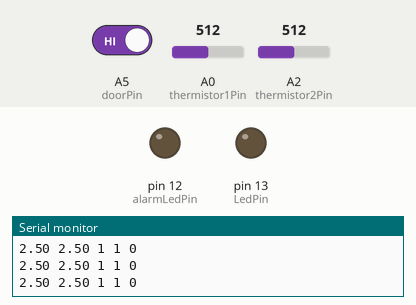
Recording of a sketch running on a simulated Arduino Uno, built with avr-gcc and run on an emulated ATmega328P. On the bench: output pins drawn as LEDs (lit = HIGH), the last lines printed to the serial monitor. The inputs (shaded band) are chosen by the test bench; at power-on: A0 (thermistor1Pin) = 512, A2 (thermistor2Pin) = 512, A5 (doorPin) HIGH.

Above: at 1.2 s.
1.3 s: A0 (thermistor1Pin) set to 524
4.3 s: A0 (thermistor1Pin) set to 548
At 5.5 s:
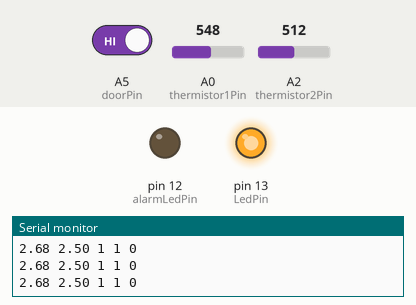
5.8 s: A2 (thermistor2Pin) set to 662
8.8 s: A2 (thermistor2Pin) set to 680
At 9.3 s:
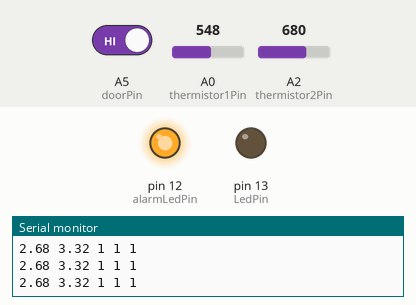
10.3 s: A2 (thermistor2Pin) set to 511
At 11.5 s:
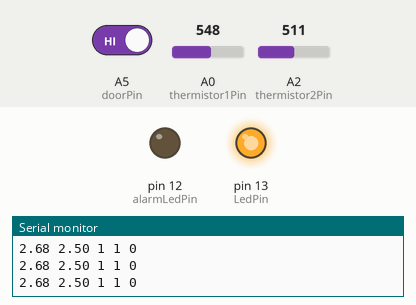
11.8 s: A2 (thermistor2Pin) set to 464
13.3 s: A2 (thermistor2Pin) set to 442
At 14.2 s:
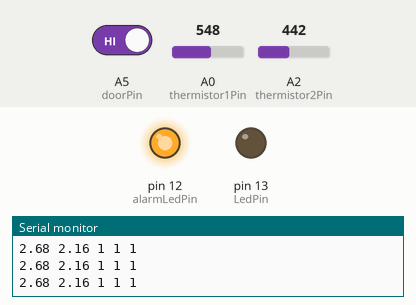
Timing chart, 0 to 15.8 s (numbered marks = the images above; inputs shaded):
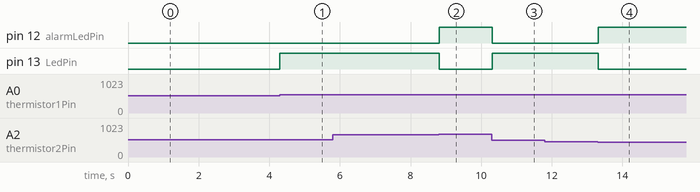

Measured:
- the behaviour switches between 531 and 532 on A0 (thermistor1Pin) (found by bisection; images 0 and 1)
- the behaviour switches between 669 and 670 on A2 (thermistor2Pin) (found by bisection; images 1 and 2)
- the behaviour switches between 449 and 448 on A2 (thermistor2Pin) (found by bisection; images 3 and 4)
- after the input at 4.3 s, pin 13 (LedPin): LOW → HIGH at once
- after the input at 8.8 s, pin 12 (alarmLedPin): LOW → HIGH at once; pin 13 (LedPin): HIGH → LOW at once
- after the input at 10.3 s, pin 12 (alarmLedPin): HIGH → LOW at once; pin 13 (LedPin): LOW → HIGH at once
- after the input at 13.3 s, pin 12 (alarmLedPin): LOW → HIGH at once; pin 13 (LedPin): HIGH → LOW at once

The sketch:

fianl_project.ino
```cpp
const int thermistor1Pin = A0;    // input pin for the first thermistor
const int thermistor2Pin = A2;    // input pin for the second thermistor
const int doorPin = A5;    // input pin for the door
const int alarmLedPin = 12;      // pin for the error LED
const int LedPin = 13;       // pin for the heating LED


float temp1 = 0;
float temp2 = 0;
int door = 0;

const float thresh = 2.5;
const float hystersis = 0.1;

bool hot = false;
bool cold = false;
bool alert = true;
bool compared = true;


void hotorcold(float temp1) {
  if(temp1>thresh+hystersis) {
    cold = true;
    hot = false;

  } else if (temp1<thresh-hystersis) {
   hot = true;
   cold = false;
  }
}


void comparison(float temp1, float temp2){

  float diffper = abs(temp1-temp2)/((temp1+temp2)/2);

  if (diffper<0.2) {
    compared = true;
  } else {
    compared = false;
  }
}


void setup() {
  // declare the ledPin as an OUTPUT:
  pinMode(LedPin, OUTPUT);
  pinMode(alarmLedPin, OUTPUT);
  pinMode(doorPin, INPUT_PULLUP);
  Serial.begin(9600);
}


void loop() {

temp1 = analogRead(thermistor1Pin)/1023.*5.0;
temp2 = analogRead(thermistor2Pin)/1023.*5.0;
door = digitalRead(doorPin);

hotorcold(temp1);
comparison(temp1, temp2);

if(hot == true || door == LOW || compared == false) {
  digitalWrite(alarmLedPin, HIGH);
  alert = true;
}
else{
  digitalWrite(alarmLedPin, LOW);
  alert = false;
}

if(cold == true && alert == false) {
  digitalWrite(LedPin, HIGH);
  digitalWrite(alarmLedPin, LOW);
}
else{
  digitalWrite(LedPin, LOW);
}

Serial.print (temp1);
Serial.print (" ");
Serial.print (temp2);
Serial.print (" ");
Serial.print (door);
Serial.print (" ");
Serial.print (door);
Serial.print (" ");
Serial.println (alert);


}
```
